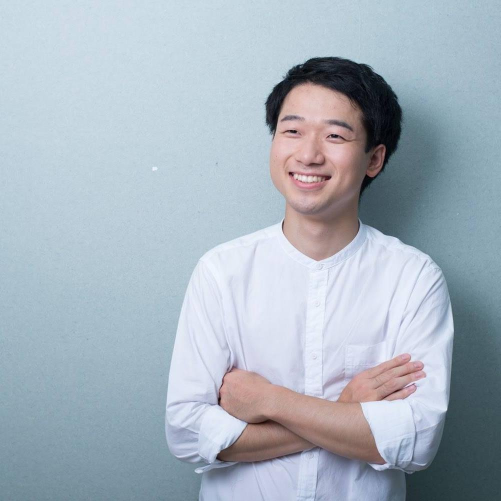
#> input picture zumi0.jpg, 1001 x 1001 px, given in place of per00100.ppm, which was not available (shown at 1/2 size); the run also reads 1 picture not shown here
$ jupyter execute --allow-errors detect_pedestrians.ipynb   (shell and % lines are left out)
#> lines starting #> are read from the running program, lines starting #| are printed output that depends on the picture; pictures that were not available may be replaced by others from this repository, and a replacement may not be noted
#> further down, img is the input picture: shape (1001, 1001, 3); mean B, G, R 190, 179.1, 167.4
[cell 1]
import cv2
import matplotlib.pyplot as plt

#> (a cell that did not finish here is left out)

[cell 3]
win_size = (48, 96)
#> win_size = (48, 96)
block_size = (16, 16)
block_stride = (8, 8)
cell_size = (8, 8)
num_bins = 9
hog = cv2.HOGDescriptor(win_size,
                        block_size,
                        block_stride,
                        cell_size,
                        num_bins)

[cell 4]
import numpy as np
import random
random.seed(42)

[cell 5]
X_pos = []
for i in random.sample(range(900), 400):
    filename = 'pedestrians128x64/per%05d.ppm' % i
    img = cv2.imread(filename)
    if img is None:
        print('Could not find image %s' % filename)
        continue
    X_pos.append(hog.compute(img, (64, 64)))

#> (a cell that did not finish here is left out)

[cell 7]
import os
hroi = 128
#> hroi = 128
wroi = 64
X_neg = []

[cell 8]
for negfile in os.listdir('./pedestrians_neg'):
    filename = './pedestrians_neg/%s' % negfile
    img = cv2.imread(filename)
    img = cv2.resize(img, (512, 512))
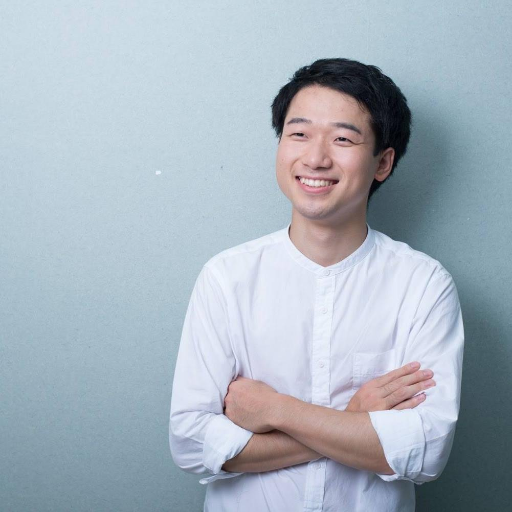
#> img: shape (512, 512, 3); mean B, G, R 189.9, 179, 167.3
    for j in range(5):
        rand_y = random.randint(0, img.shape[0] - hroi)
        rand_x = random.randint(0, img.shape[1] - wroi)
        roi = img[rand_y:rand_y + hroi, rand_x:rand_x + wroi, :]
        X_neg.append(hog.compute(roi, (64, 64)))
#> this loop made 5 passes
#> rand_y on passes 1 to 5: 82, 226, 361, 287, 57
#> pass 1, `roi = img[rand_y:rand_y + hroi, rand_x:rand_x + wroi, :]`:
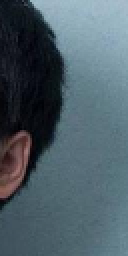
#> roi: shape (128, 64, 3) (shown 2 times larger); mean B, G, R 102.8, 93.8, 77
#> pass 2, `roi = img[rand_y:rand_y + hroi, rand_x:rand_x + wroi, :]`:
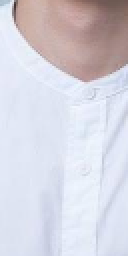
#> roi: shape (128, 64, 3) (shown 2 times larger); mean B, G, R 221.5, 211.8, 213.6
#> pass 3, `roi = img[rand_y:rand_y + hroi, rand_x:rand_x + wroi, :]`:
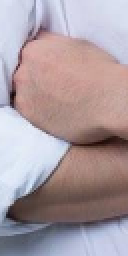
#> roi: shape (128, 64, 3) (shown 2 times larger); mean B, G, R 161, 155.3, 170.3
#> after the loop:
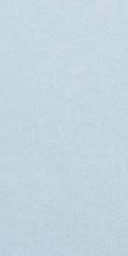
#> roi: shape (128, 64, 3) (shown 2 times larger); mean B, G, R 224.1, 214, 196.8
#> after the loop, X_neg = 5 items

[cell 9]
X_neg = np.array(X_neg, dtype=np.float32)

[cell 10]
y_neg = -np.ones(X_neg.shape[0], dtype=np.int32)
#> y_neg = [-1, -1, -1, -1, -1]

[cell 11]
X_neg.shape, y_neg.shape
#> Out = ((5, 1980), (5,))
